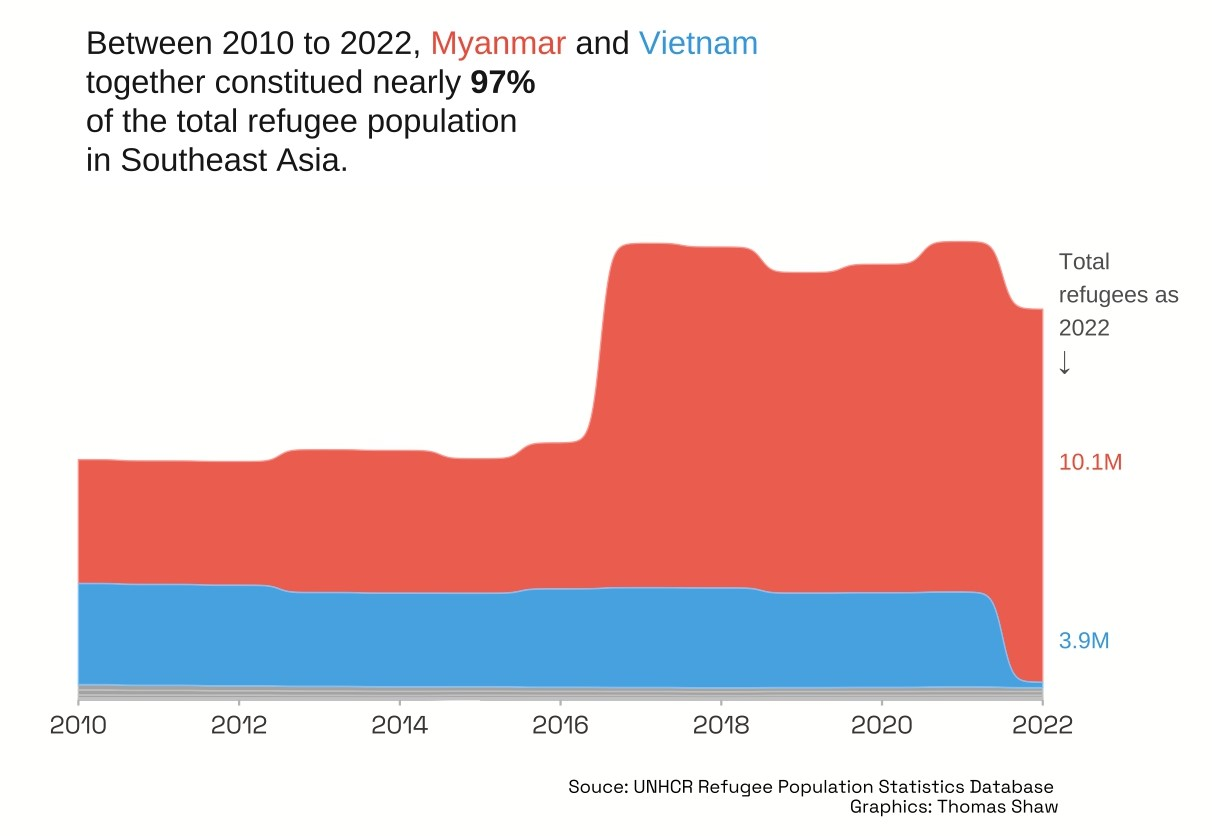

Source code (R):
library(tidyverse)
library(ggsankey)
library(showtext)
library(ggtext)

font_add_google("Space Grotesk", "space")

showtext_auto()

population <- readr::read_csv('https://raw.githubusercontent.com/rfordatascience/tidytuesday/master/data/2023/2023-08-22/population.csv')

region <- readr::read_csv('https://raw.githubusercontent.com/lukes/ISO-3166-Countries-with-Regional-Codes/master/all/all.csv')

# Prepare refugee data for South-eastern Asia
sea_ref <- population %>% 
  inner_join(region, by = c("coo_iso" = "alpha-3")) %>% 
  select(year, coo_name, refugees, `sub-region`) %>% 
  filter(`sub-region` == "South-eastern Asia") %>% 
  group_by(coo_name, year) %>% 
  summarise(
    total = sum(refugees)
  ) %>% 
  ungroup()

# Calculate total refugees for all years for each country
total_all_years <- sea_ref %>% 
  group_by(coo_name) %>% 
  summarise(grand_total = sum(total))

# Identify top 2 countries by total refugees
top_2_country <- sea_ref %>% 
  group_by(coo_name) %>% 
  summarise(grand_total = sum(total)) %>% 
  arrange(desc(grand_total)) %>%
  head(2)

# Create a Sankey plot
sea_ref %>% 
  ggplot() +
  geom_sankey_bump(aes(x = year, node = coo_name, fill = if_else(coo_name %in% top_2_country$coo_name, coo_name, NA), value = total, color = after_scale(colorspace::lighten(fill, 0.4))), linewidth = 0.3, type = "alluvial", space = 1e3, alpha = 0.9) +
  annotate("text", x = 2022.2, y = 1.5e6, label = "Total\nrefugees as\n2022\n↓", hjust = 0, vjust = 1, color = "grey30") +
  geom_text(data = top_2_country, aes(x = 2022.2, y = c(8e5, 2e5), label = scales::number(grand_total, accuracy = 0.1, scale_cut = scales::cut_short_scale())), hjust = 0, color = c("#E74C3C", "#3498DB")) +
  scale_x_continuous(breaks = seq(2010, 2022, 2)) +
  scale_fill_manual(values = c("#E74C3C", "#3498DB"), na.value = "grey60") +
  scale_color_manual(values = c("#E74C3C", "#3498DB"), na.value = "grey60") +
  scale_size_continuous(range = c(4, 6)) +
  coord_cartesian(clip = "off", expand = FALSE) +
  annotate(geom = "richtext", x = 2010, y = 2e6, label = "Between 2010 to 2022, <span style='color:#E74C3C;'>Myanmar</span> and <span style='color:#3498DB;'>Vietnam</span><br> together constitued nearly <b>97%</b> <br>of the total refugee population<br>in Southeast Asia.", size = 5.5, hjust = 0, color = "#181716", label.color = NA) +
  labs(
    caption = "Souce: UNHCR Refugee Population Statistics Database \n Graphics: Thomas Shaw"
  ) +
  theme_minimal(base_family = "space") +
  theme(
    legend.position = "none",
    plot.background = element_rect(fill = "#FFFFFE", color = NA),
    axis.title = element_blank(),
    axis.text.x = element_text(size = 12, margin = margin(5, 0, 0, 0), color = "#393433"),
    panel.grid = element_blank(),
    axis.text.y = element_blank(),
    axis.ticks.x = element_line(color = "grey70"),
    plot.margin = margin(80, 75, 10, 35),
    plot.caption = element_text(margin = margin(20, 0, 0, 0))
  )
